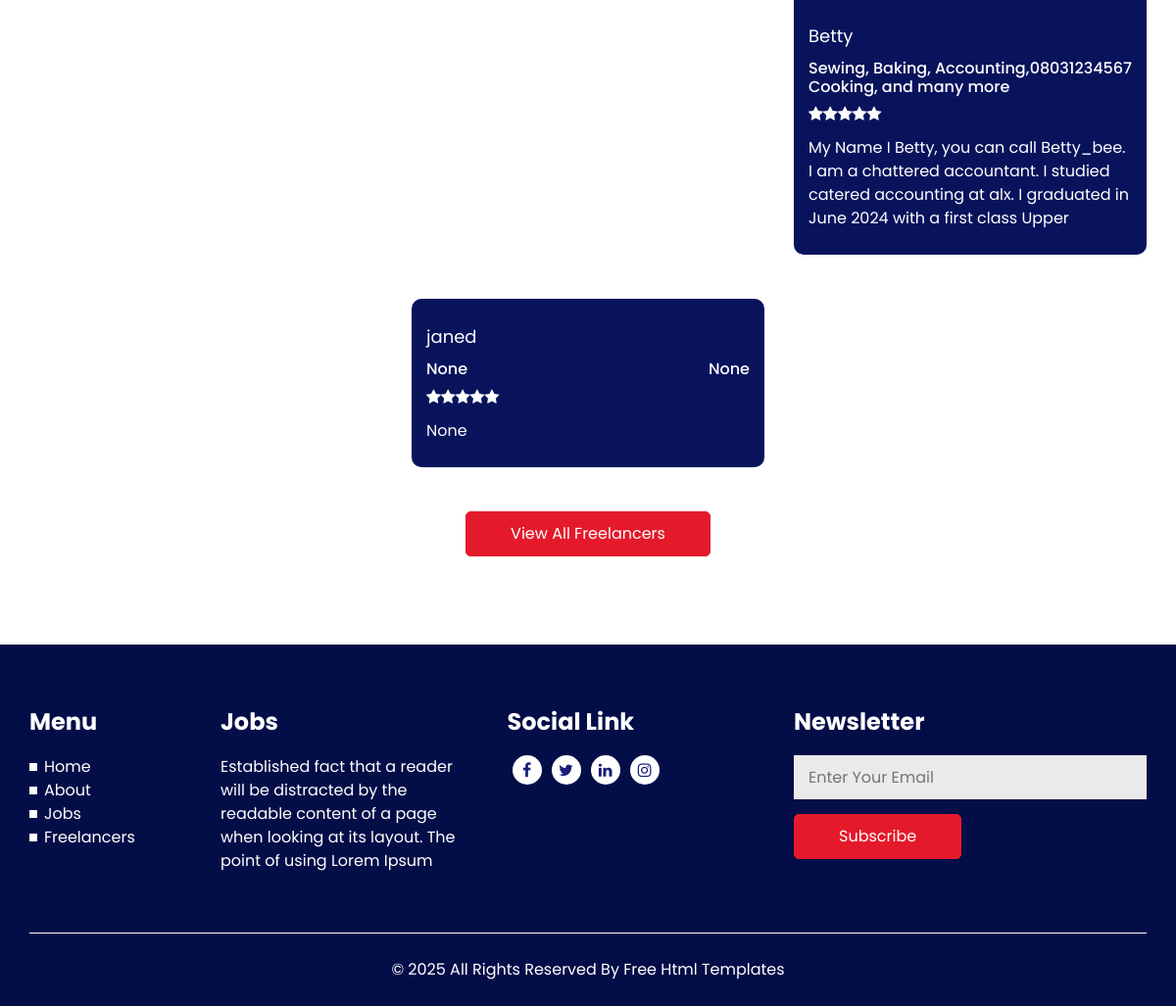
Page /serviceproviders/freelancer/ (signed in, lower part) on the earlier database version.
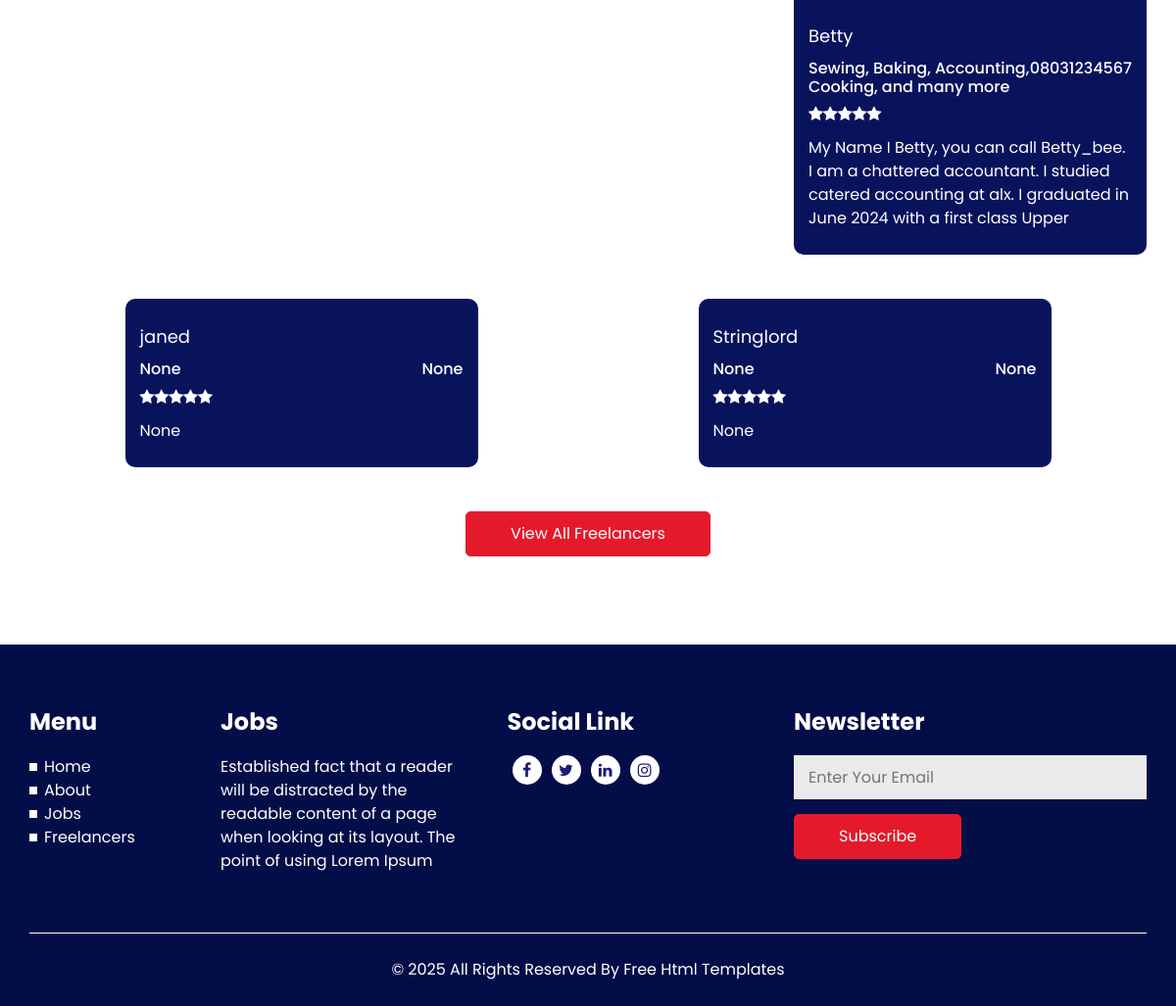
Same page on the later database version.
### serviceproviders/models.py (models this page shows, shortened)
class Profile(models.Model):
    user = models.OneToOneField(User, on_delete=models.CASCADE, related_name='serviceproviders_profile')
    bio = models.TextField(blank=True, null=True)
    phone_number = models.CharField(max_length=15, blank=True, null=True)
    skills = models.TextField(blank=True, null=True)
    profile_picture = models.ImageField(upload_to='profile_pictures/', blank=True, null=True)

### serviceproviders/views.py (the view)
# urls.py: path('freelancer/', views.freelancer, name='freelancer'),
@login_required
def freelancer(request):
    profiles = ServiceProviderProfile.objects.all()
    return render(request, 'freelancer.html', {'profiles': profiles})

### serviceproviders/templates/freelancer.html (shortened to what the changed rows need)
<!DOCTYPE html>
<html>
<head>
  {% load static %}
  <link rel="stylesheet" type="text/css" href="{% static 'css/bootstrap.css' %}" />
  <link href="{% static 'css/font-awesome.min.css' %}" rel="stylesheet" />
  <link rel="stylesheet" href="https://cdnjs.cloudflare.com/ajax/libs/jquery-nice-select/1.1.0/css/nice-select.min.css" />
  <link href="{% static 'css/style.css' %}" rel="stylesheet" />
  <link href="{% static 'css/responsive.css' %}" rel="stylesheet" />
</head>
<body class="sub_page">
  <section class="expert_section layout_padding">
    <div class="container">
      <div class="row">
        {% for profile in profiles %}
        <div class="col-md-6 col-lg-4 mx-auto">
          <div class="box">
            <div class="detail-box">
              <a href="">
                {{ profile.user.username }}
              </a>
              <h6 class="expert_position">
                <span>
                  {{ profile.skills }}
                </span>
                <span>
                  {{ profile.phone_number }}
                </span>
              </h6>
              <span class="expert_rating">
                <i class="fa fa-star" aria-hidden="true"></i>
                <i class="fa fa-star" aria-hidden="true"></i>
                <i class="fa fa-star" aria-hidden="true"></i>
                <i class="fa fa-star" aria-hidden="true"></i>
                <i class="fa fa-star" aria-hidden="true"></i>
              </span>
              <p>
                {{ profile.bio }}
              </p>
            </div>
          </div>
        </div>
        {% endfor %}
      </div>
    </div>
  </section>
</body>
</html>

Differences in the rows shown:
added Profile: user.username "Stringlord", skills "None", phone_number "None", bio "None"
